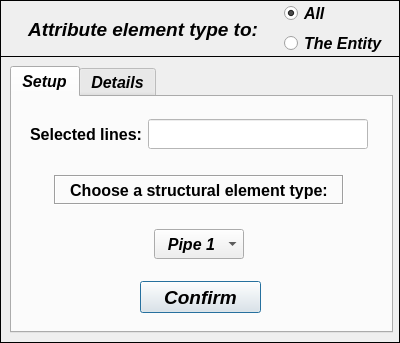
<?xml version="1.0" encoding="UTF-8"?>
<ui version="4.0">
 <class>Dialog</class>
 <widget class="QDialog" name="Dialog">
  <property name="windowModality">
   <enum>Qt::NonModal</enum>
  </property>
  <property name="geometry">
   <rect>
    <x>0</x>
    <y>0</y>
    <width>400</width>
    <height>343</height>
   </rect>
  </property>
  <property name="sizePolicy">
   <sizepolicy hsizetype="Fixed" vsizetype="Fixed">
    <horstretch>0</horstretch>
    <verstretch>0</verstretch>
   </sizepolicy>
  </property>
  <property name="minimumSize">
   <size>
    <width>400</width>
    <height>343</height>
   </size>
  </property>
  <property name="maximumSize">
   <size>
    <width>400</width>
    <height>343</height>
   </size>
  </property>
  <property name="contextMenuPolicy">
   <enum>Qt::DefaultContextMenu</enum>
  </property>
  <property name="windowTitle">
   <string> Set: Element Type</string>
  </property>
  <property name="whatsThis">
   <string/>
  </property>
  <widget class="QFrame" name="frame_2">
   <property name="geometry">
    <rect>
     <x>0</x>
     <y>56</y>
     <width>400</width>
     <height>287</height>
    </rect>
   </property>
   <property name="sizePolicy">
    <sizepolicy hsizetype="Preferred" vsizetype="Preferred">
     <horstretch>40</horstretch>
     <verstretch>0</verstretch>
    </sizepolicy>
   </property>
   <property name="minimumSize">
    <size>
     <width>400</width>
     <height>287</height>
    </size>
   </property>
   <property name="maximumSize">
    <size>
     <width>400</width>
     <height>287</height>
    </size>
   </property>
   <property name="font">
    <font>
     <pointsize>12</pointsize>
     <italic>true</italic>
    </font>
   </property>
   <property name="frameShape">
    <enum>QFrame::Box</enum>
   </property>
   <property name="frameShadow">
    <enum>QFrame::Plain</enum>
   </property>
   <widget class="QTabWidget" name="tabWidget_element_type">
    <property name="geometry">
     <rect>
      <x>10</x>
      <y>10</y>
      <width>383</width>
      <height>267</height>
     </rect>
    </property>
    <property name="minimumSize">
     <size>
      <width>383</width>
      <height>0</height>
     </size>
    </property>
    <property name="maximumSize">
     <size>
      <width>383</width>
      <height>16777215</height>
     </size>
    </property>
    <property name="font">
     <font>
      <family>Arial</family>
      <pointsize>12</pointsize>
      <weight>75</weight>
      <italic>true</italic>
      <bold>true</bold>
     </font>
    </property>
    <property name="currentIndex">
     <number>0</number>
    </property>
    <widget class="QWidget" name="tab">
     <attribute name="title">
      <string>Setup</string>
     </attribute>
     <widget class="QComboBox" name="comboBox">
      <property name="geometry">
       <rect>
        <x>142</x>
        <y>132</y>
        <width>90</width>
        <height>30</height>
       </rect>
      </property>
      <property name="minimumSize">
       <size>
        <width>90</width>
        <height>30</height>
       </size>
      </property>
      <property name="maximumSize">
       <size>
        <width>90</width>
        <height>30</height>
       </size>
      </property>
      <property name="font">
       <font>
        <family>Arial</family>
        <pointsize>12</pointsize>
        <weight>75</weight>
        <italic>true</italic>
        <bold>true</bold>
       </font>
      </property>
      <property name="layoutDirection">
       <enum>Qt::LeftToRight</enum>
      </property>
      <property name="autoFillBackground">
       <bool>false</bool>
      </property>
      <property name="styleSheet">
       <string notr="true"/>
      </property>
      <property name="currentText">
       <string>  Pipe 1</string>
      </property>
      <property name="currentIndex">
       <number>0</number>
      </property>
      <property name="maxCount">
       <number>500</number>
      </property>
      <property name="insertPolicy">
       <enum>QComboBox::InsertAtBottom</enum>
      </property>
      <property name="sizeAdjustPolicy">
       <enum>QComboBox::AdjustToMinimumContentsLength</enum>
      </property>
      <property name="duplicatesEnabled">
       <bool>false</bool>
      </property>
      <item>
       <property name="text">
        <string>  Pipe 1</string>
       </property>
      </item>
      <item>
       <property name="text">
        <string>  Pipe 2</string>
       </property>
      </item>
      <item>
       <property name="text">
        <string>Beam_1</string>
       </property>
      </item>
     </widget>
     <widget class="QLabel" name="label_2">
      <property name="geometry">
       <rect>
        <x>42</x>
        <y>78</y>
        <width>290</width>
        <height>30</height>
       </rect>
      </property>
      <property name="minimumSize">
       <size>
        <width>290</width>
        <height>30</height>
       </size>
      </property>
      <property name="maximumSize">
       <size>
        <width>290</width>
        <height>30</height>
       </size>
      </property>
      <property name="font">
       <font>
        <family>Arial</family>
        <pointsize>12</pointsize>
        <weight>75</weight>
        <italic>false</italic>
        <bold>true</bold>
       </font>
      </property>
      <property name="frameShape">
       <enum>QFrame::Box</enum>
      </property>
      <property name="frameShadow">
       <enum>QFrame::Sunken</enum>
      </property>
      <property name="midLineWidth">
       <number>0</number>
      </property>
      <property name="text">
       <string>Choose a structural element type:</string>
      </property>
      <property name="alignment">
       <set>Qt::AlignCenter</set>
      </property>
     </widget>
     <widget class="QPushButton" name="pushButton_confirm">
      <property name="geometry">
       <rect>
        <x>128</x>
        <y>184</y>
        <width>121</width>
        <height>32</height>
       </rect>
      </property>
      <property name="minimumSize">
       <size>
        <width>121</width>
        <height>32</height>
       </size>
      </property>
      <property name="maximumSize">
       <size>
        <width>121</width>
        <height>32</height>
       </size>
      </property>
      <property name="font">
       <font>
        <family>Arial</family>
        <pointsize>14</pointsize>
        <weight>75</weight>
        <italic>true</italic>
        <bold>true</bold>
       </font>
      </property>
      <property name="text">
       <string>Confirm</string>
      </property>
     </widget>
     <widget class="QLineEdit" name="lineEdit_selected_ID">
      <property name="enabled">
       <bool>false</bool>
      </property>
      <property name="geometry">
       <rect>
        <x>136</x>
        <y>22</y>
        <width>220</width>
        <height>30</height>
       </rect>
      </property>
      <property name="minimumSize">
       <size>
        <width>220</width>
        <height>30</height>
       </size>
      </property>
      <property name="maximumSize">
       <size>
        <width>220</width>
        <height>30</height>
       </size>
      </property>
      <property name="font">
       <font>
        <family>Arial</family>
        <pointsize>11</pointsize>
        <weight>75</weight>
        <italic>true</italic>
        <bold>true</bold>
       </font>
      </property>
      <property name="focusPolicy">
       <enum>Qt::ClickFocus</enum>
      </property>
      <property name="styleSheet">
       <string notr="true">background-color: rgb(255, 255, 255);
color: rgb(0, 0, 0);</string>
      </property>
      <property name="text">
       <string/>
      </property>
      <property name="alignment">
       <set>Qt::AlignCenter</set>
      </property>
     </widget>
     <widget class="QLabel" name="label_3">
      <property name="geometry">
       <rect>
        <x>14</x>
        <y>24</y>
        <width>120</width>
        <height>26</height>
       </rect>
      </property>
      <property name="minimumSize">
       <size>
        <width>120</width>
        <height>26</height>
       </size>
      </property>
      <property name="maximumSize">
       <size>
        <width>120</width>
        <height>26</height>
       </size>
      </property>
      <property name="font">
       <font>
        <family>Arial</family>
        <pointsize>12</pointsize>
        <weight>75</weight>
        <italic>false</italic>
        <bold>true</bold>
       </font>
      </property>
      <property name="text">
       <string>Selected lines:</string>
      </property>
      <property name="textFormat">
       <enum>Qt::AutoText</enum>
      </property>
      <property name="alignment">
       <set>Qt::AlignCenter</set>
      </property>
     </widget>
    </widget>
    <widget class="QWidget" name="tab_2">
     <attribute name="title">
      <string>Details</string>
     </attribute>
     <widget class="QPushButton" name="pushButton_get_information">
      <property name="geometry">
       <rect>
        <x>270</x>
        <y>190</y>
        <width>90</width>
        <height>30</height>
       </rect>
      </property>
      <property name="minimumSize">
       <size>
        <width>90</width>
        <height>29</height>
       </size>
      </property>
      <property name="maximumSize">
       <size>
        <width>90</width>
        <height>30</height>
       </size>
      </property>
      <property name="font">
       <font>
        <family>Arial</family>
        <pointsize>11</pointsize>
        <weight>75</weight>
        <italic>true</italic>
        <bold>true</bold>
       </font>
      </property>
      <property name="text">
       <string>See details</string>
      </property>
     </widget>
     <widget class="QTreeWidget" name="treeWidget_element_type">
      <property name="geometry">
       <rect>
        <x>12</x>
        <y>58</y>
        <width>352</width>
        <height>165</height>
       </rect>
      </property>
      <property name="minimumSize">
       <size>
        <width>0</width>
        <height>0</height>
       </size>
      </property>
      <property name="maximumSize">
       <size>
        <width>1000</width>
        <height>1000</height>
       </size>
      </property>
      <property name="font">
       <font>
        <family>Arial</family>
        <pointsize>10</pointsize>
        <weight>75</weight>
        <italic>true</italic>
        <bold>true</bold>
       </font>
      </property>
      <property name="indentation">
       <number>0</number>
      </property>
      <column>
       <property name="text">
        <string>Element type</string>
       </property>
      </column>
      <column>
       <property name="text">
        <string>Lines</string>
       </property>
      </column>
     </widget>
     <widget class="QLabel" name="label_4">
      <property name="geometry">
       <rect>
        <x>58</x>
        <y>16</y>
        <width>80</width>
        <height>26</height>
       </rect>
      </property>
      <property name="minimumSize">
       <size>
        <width>80</width>
        <height>26</height>
       </size>
      </property>
      <property name="maximumSize">
       <size>
        <width>80</width>
        <height>26</height>
       </size>
      </property>
      <property name="font">
       <font>
        <family>Arial</family>
        <pointsize>12</pointsize>
        <weight>75</weight>
        <italic>false</italic>
        <bold>true</bold>
       </font>
      </property>
      <property name="text">
       <string>Group</string>
      </property>
      <property name="textFormat">
       <enum>Qt::AutoText</enum>
      </property>
      <property name="alignment">
       <set>Qt::AlignCenter</set>
      </property>
     </widget>
     <widget class="QLineEdit" name="lineEdit_selected_group">
      <property name="enabled">
       <bool>false</bool>
      </property>
      <property name="geometry">
       <rect>
        <x>140</x>
        <y>14</y>
        <width>150</width>
        <height>30</height>
       </rect>
      </property>
      <property name="minimumSize">
       <size>
        <width>150</width>
        <height>30</height>
       </size>
      </property>
      <property name="maximumSize">
       <size>
        <width>150</width>
        <height>30</height>
       </size>
      </property>
      <property name="font">
       <font>
        <family>Arial</family>
        <pointsize>11</pointsize>
        <weight>75</weight>
        <italic>true</italic>
        <bold>true</bold>
       </font>
      </property>
      <property name="focusPolicy">
       <enum>Qt::ClickFocus</enum>
      </property>
      <property name="styleSheet">
       <string notr="true">background-color: rgb(255, 255, 255);
color: rgb(0, 0, 0);</string>
      </property>
      <property name="text">
       <string/>
      </property>
      <property name="alignment">
       <set>Qt::AlignCenter</set>
      </property>
     </widget>
     <zorder>treeWidget_element_type</zorder>
     <zorder>pushButton_get_information</zorder>
     <zorder>label_4</zorder>
     <zorder>lineEdit_selected_group</zorder>
    </widget>
   </widget>
  </widget>
  <widget class="QFrame" name="frame">
   <property name="geometry">
    <rect>
     <x>0</x>
     <y>0</y>
     <width>400</width>
     <height>57</height>
    </rect>
   </property>
   <property name="minimumSize">
    <size>
     <width>400</width>
     <height>57</height>
    </size>
   </property>
   <property name="maximumSize">
    <size>
     <width>450</width>
     <height>57</height>
    </size>
   </property>
   <property name="frameShape">
    <enum>QFrame::Box</enum>
   </property>
   <property name="frameShadow">
    <enum>QFrame::Plain</enum>
   </property>
   <property name="lineWidth">
    <number>1</number>
   </property>
   <widget class="QLabel" name="label">
    <property name="geometry">
     <rect>
      <x>18</x>
      <y>14</y>
      <width>250</width>
      <height>30</height>
     </rect>
    </property>
    <property name="font">
     <font>
      <family>Arial</family>
      <pointsize>14</pointsize>
      <weight>75</weight>
      <italic>true</italic>
      <bold>true</bold>
     </font>
    </property>
    <property name="text">
     <string>Attribute element type to:</string>
    </property>
    <property name="textFormat">
     <enum>Qt::AutoText</enum>
    </property>
    <property name="alignment">
     <set>Qt::AlignCenter</set>
    </property>
   </widget>
   <widget class="QWidget" name="verticalLayoutWidget_2">
    <property name="geometry">
     <rect>
      <x>284</x>
      <y>2</y>
      <width>112</width>
      <height>53</height>
     </rect>
    </property>
    <layout class="QVBoxLayout" name="verticalLayout_2">
     <item>
      <widget class="QRadioButton" name="radioButton_all">
       <property name="enabled">
        <bool>true</bool>
       </property>
       <property name="minimumSize">
        <size>
         <width>110</width>
         <height>21</height>
        </size>
       </property>
       <property name="maximumSize">
        <size>
         <width>100</width>
         <height>25</height>
        </size>
       </property>
       <property name="font">
        <font>
         <family>Arial</family>
         <pointsize>12</pointsize>
         <weight>75</weight>
         <italic>true</italic>
         <bold>true</bold>
         <stylestrategy>PreferAntialias</stylestrategy>
        </font>
       </property>
       <property name="focusPolicy">
        <enum>Qt::ClickFocus</enum>
       </property>
       <property name="text">
        <string>All</string>
       </property>
       <property name="checked">
        <bool>true</bool>
       </property>
      </widget>
     </item>
     <item>
      <widget class="QRadioButton" name="radioButton_entity">
       <property name="minimumSize">
        <size>
         <width>110</width>
         <height>21</height>
        </size>
       </property>
       <property name="maximumSize">
        <size>
         <width>100</width>
         <height>25</height>
        </size>
       </property>
       <property name="font">
        <font>
         <family>Arial</family>
         <pointsize>12</pointsize>
         <weight>75</weight>
         <italic>true</italic>
         <bold>true</bold>
         <stylestrategy>PreferAntialias</stylestrategy>
        </font>
       </property>
       <property name="focusPolicy">
        <enum>Qt::ClickFocus</enum>
       </property>
       <property name="text">
        <string>The Entity</string>
       </property>
       <property name="checked">
        <bool>false</bool>
       </property>
      </widget>
     </item>
    </layout>
   </widget>
  </widget>
 </widget>
 <resources/>
 <connections/>
</ui>
